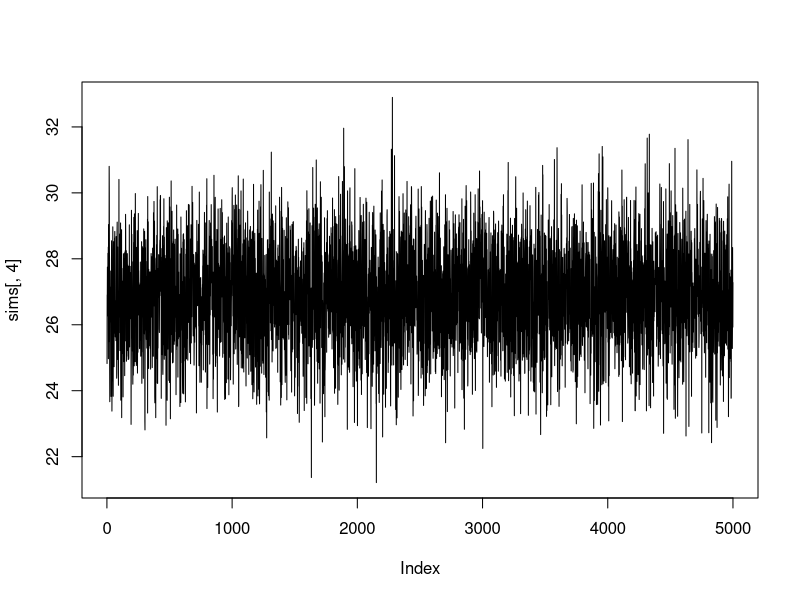
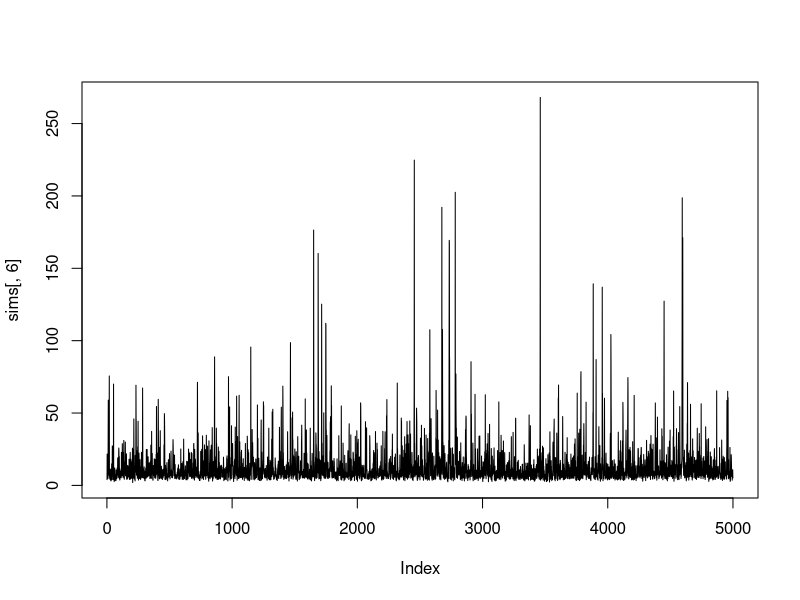
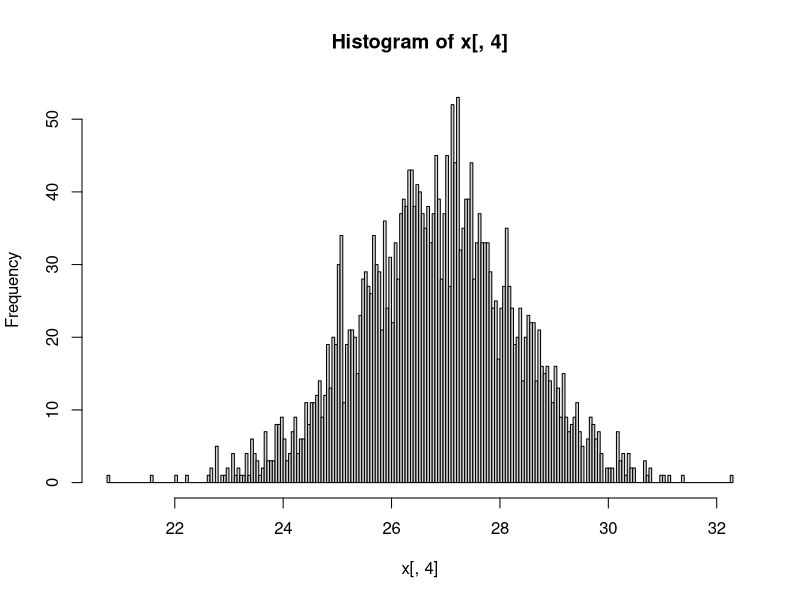
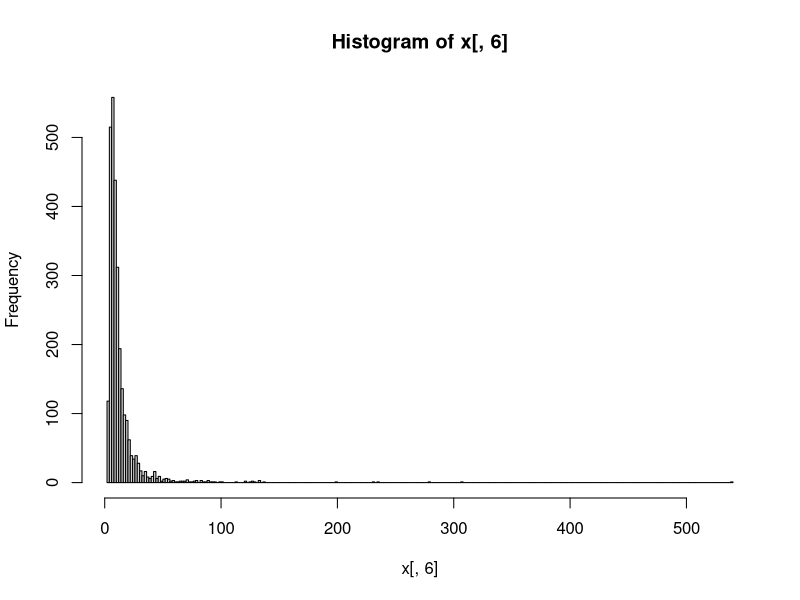

The R source for these figures, in order:
## ---- chunk 1
knitr::opts_chunk$set(echo = TRUE)
## ---- chunk 2
library(coda)
library(ggplot2)
## ---- chunk 3
p1 <- c(11, 17, 16, 14, 15)
p2 <- c(12, 10, 15, 19, 11)
p3 <- c(23, 20, 18, 17)
p4 <- c(27, 33, 22, 26, 28)

sigma <- 3.25

p1_sample_mean <- mean(p1)
p2_sample_mean <- mean(p2)
p3_sample_mean <- mean(p3)
p4_sample_mean <- mean(p4)

p1_std_error <- sigma / sqrt(length(p1))
p2_std_error <- sigma / sqrt(length(p2))
p3_std_error <- sigma / sqrt(length(p3))
p4_std_error <- sigma / sqrt(length(p4))

package_means <- c(p1_sample_mean, p2_sample_mean, p3_sample_mean, p4_sample_mean)
package_std_errors <- c(p1_std_error, p2_std_error, p3_std_error, p4_std_error)

P = 4
## ---- chunk 4
theta_update <- function(){
  theta_hat <- (((1/package_std_errors^2)*package_means) + (1/tau^2)*mu)/((1/package_std_errors^2) + (1/tau^2))
  V_theta <- (1/((1/package_std_errors^2) + (1/tau^2)))
  rnorm(P, theta_hat, sqrt(V_theta))
}

mu_update <- function(){
rnorm(1, mean(theta), tau/sqrt(P))
}

tau_update <- function(){
sqrt(sum((theta-mu)^2)/rchisq(1,P-1))
}
## ---- chunk 5
iter <- 5000
sims <- array(NA, c(iter, P+2))

# Starting vals
mu <- rnorm(1, mean(c(p1,p2,p3,p4)), sigma)
tau <- runif(1, 0, sigma)

for (i in 1:iter){
  theta <- theta_update()
  mu <- mu_update()
  tau <- tau_update()
  sims[i,] <- c(theta, mu, tau)
}
## ---- chunk 6
p4 <- sims[, c(4, 6)]

plot(sims[,4],type="l")
## ---- chunk 7
plot(sims[,6],type="l")
## ---- chunk 8
raftery.diag(p4[,c(1,2)], q=0.975)
## ---- chunk 9
iter <- 8500
burn <- 8 + 1
sims2 <- array(NA, c(iter, P+2))


# Starting values
mu <- rnorm(1, mean(c(p1,p2,p3,p4)), sigma)
tau <- runif(1, 0, sigma)

for (i in 1:iter){
  theta <- theta_update()
  mu <- mu_update()
  tau <- tau_update()
  sims2[i,] <- c(theta, mu, tau)
}

x <- sims2[burn:iter, ]
k=3

x <- x[k*(1:round((iter-burn)/k)), ]
## ---- chunk 10
hist(x[,4], breaks=200)
## ---- chunk 11
hist(x[,6], breaks=200)
## ---- chunk 12
p4m <- as.mcmc(x[,4])
taum <- as.mcmc(x[,6])

Mc = mcmc.list(p4m, taum)
heidel.diag(Mc)
